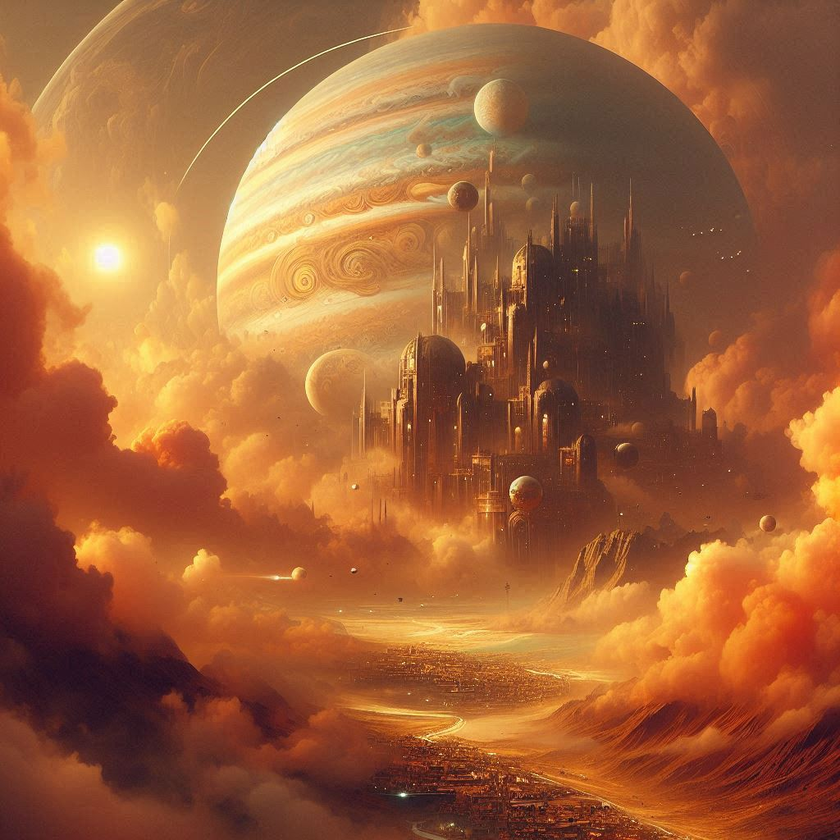
#> input picture 01_image_basics/civilization.png, 840 x 840 px, shrunk from 1024 x 1024 before the run, found by its file name
$ python affine_warp_example.py
#> lines starting #> are read from the running program, lines starting #| are printed output that depends on the picture; long printed decimals are rounded
import cv2
import numpy as np

img = cv2.imread("01_image_basics/civilization.png")
#> img is the input picture: shape (840, 840, 3); mean B, G, R 57.1, 97.9, 161
if img is None:
    print("Error: could not load image")
    exit()
rows, cols = img.shape[:2]
#> rows = 840; cols = 840

# Rotate 45° around the center, no scaling
center = (rows / 2, cols / 2)
#> center = (420, 420)
angle = 45
scale = 1
M_rotate = cv2.getRotationMatrix2D(center=center, angle=angle, scale=scale)
print(f"Rotation matrix (2x3):\n{M_rotate}")
#| Rotation matrix (2x3):
#| [[   0.7071    0.7071 -173.970 ]
#|  [  -0.7071    0.7071  420.        ]]

# Example: Define a translation matrix manually
tx = 50
ty = 20
M_translate = np.float32([[1, 0, tx], [0, 1, ty]])
print(f"Translation matrix (2x3):\n{M_translate}")

# Let's use the rotation matrix for warping
M = M_rotate
img_affine_warped = cv2.warpAffine(img, M, (cols, rows))
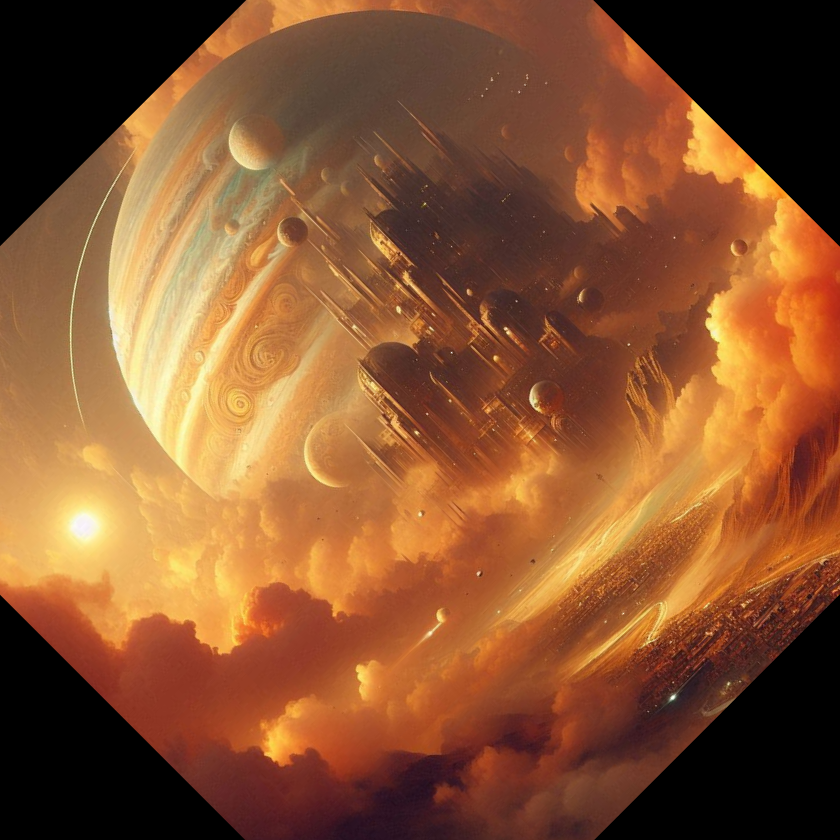
#> img_affine_warped: shape (840, 840, 3); mean B, G, R 48.8, 84.8, 137.3
cv2.imwrite("01_image_basics/output_images/affine_warped_output.jpg", img=img_affine_warped)
cv2.imshow("Original", img)
cv2.imshow("Warped image", img_affine_warped)
cv2.waitKey(0)
cv2.destroyAllWindows()

$ run again, with 01_image_basics/singing.png copied over 01_image_basics/civilization.png
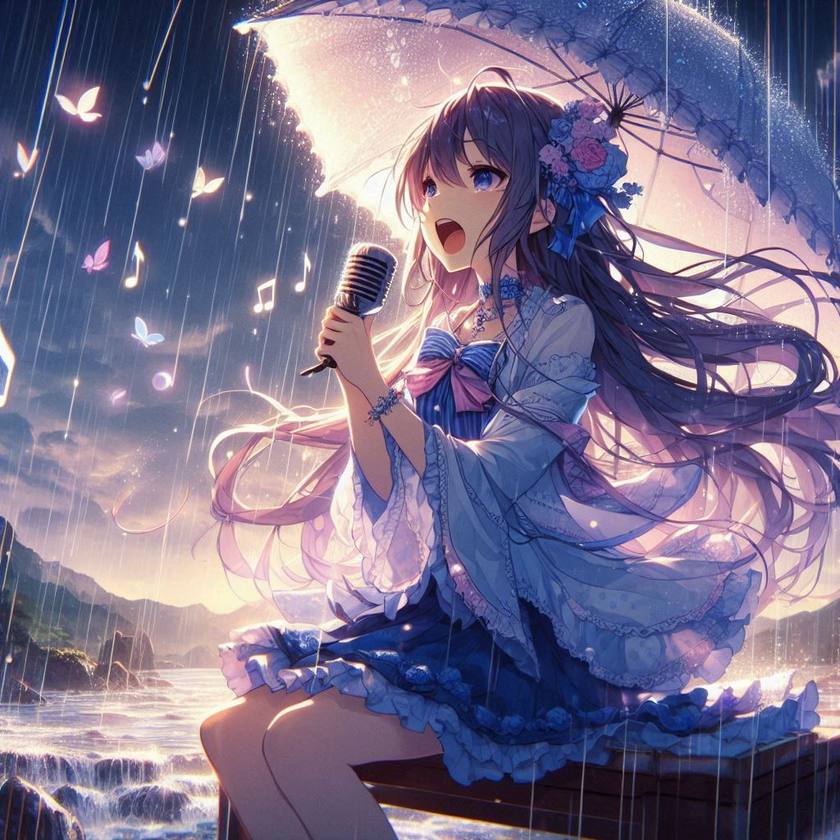
#> input picture 01_image_basics/singing.png, 840 x 840 px, shrunk from 1024 x 1024 before the run, found by its file name
#> img is the input picture: shape (840, 840, 3); mean B, G, R 139.8, 112, 120.9
#| Rotation matrix (2x3):
#| [[   0.7071    0.7071 -173.970 ]
#|  [  -0.7071    0.7071  420.        ]]
#> `img_affine_warped = cv2.warpAffine(img, M, (cols, rows))`:
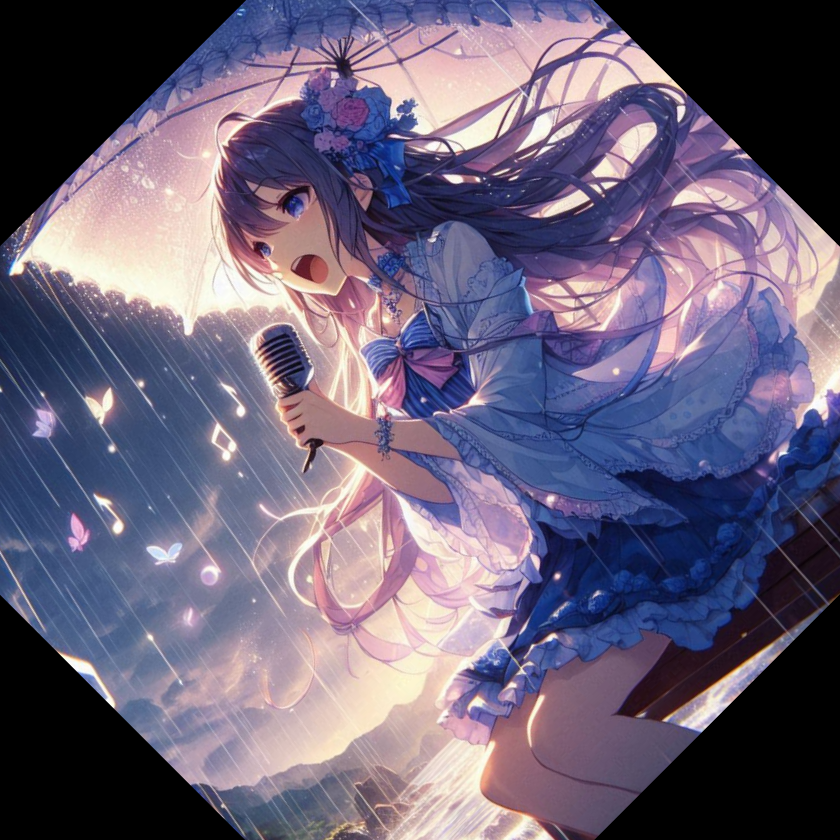
#> img_affine_warped: shape (840, 840, 3); mean B, G, R 120.1, 97.3, 106.4
